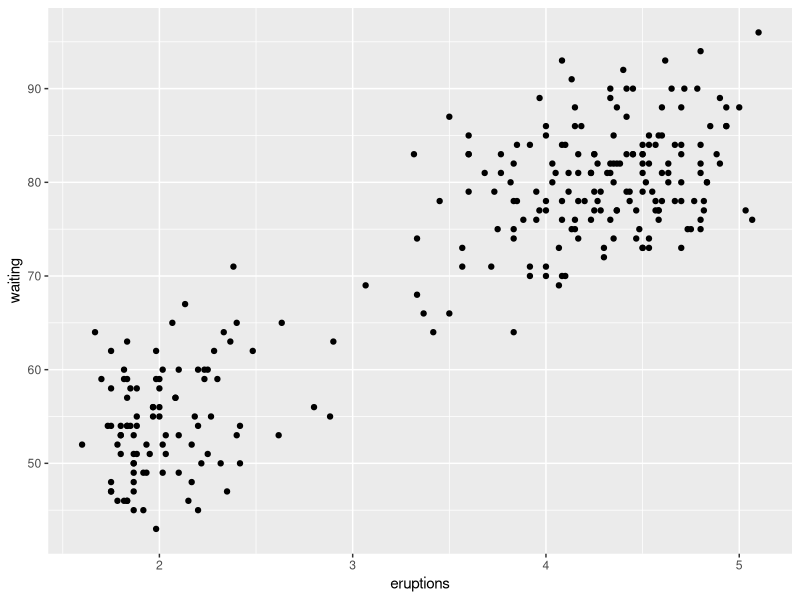
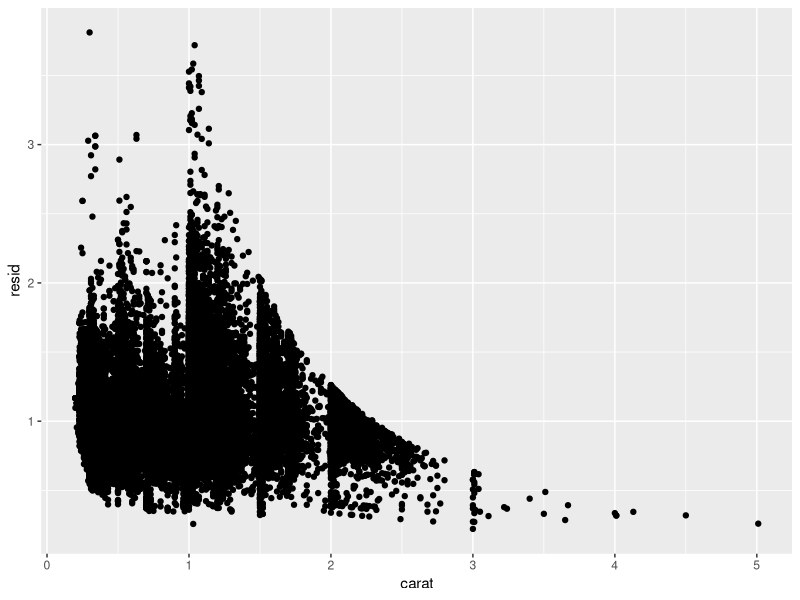
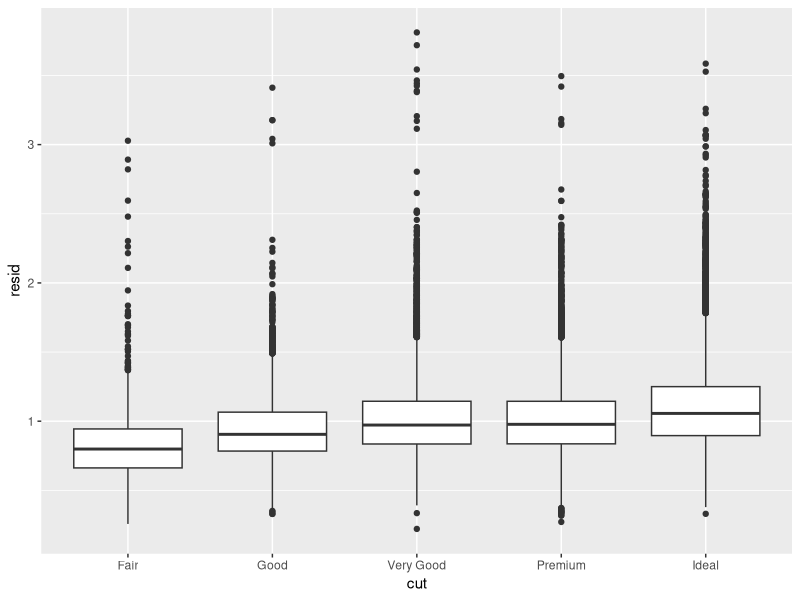

These charts were generated, in order, by the following R code:
## ---- chunk 1
library(tidyverse)
## ---- chunk 2
?faithful
## ---- chunk 3
ggplot(data = faithful) +
  geom_point(mapping = aes(x = eruptions, y = waiting))
## ---- chunk 4
library(modelr)

mod <- lm(log(price) ~ log(carat), data = diamonds)

diamonds2 <- diamonds %>%
  add_residuals(mod) %>%
  mutate(resid = exp(resid))

ggplot(data = diamonds2) + 
  geom_point(mapping = aes(x = carat, y = resid))
## ---- chunk 5
ggplot(data = diamonds2) + 
  geom_boxplot(mapping = aes(x = cut, y = resid))
